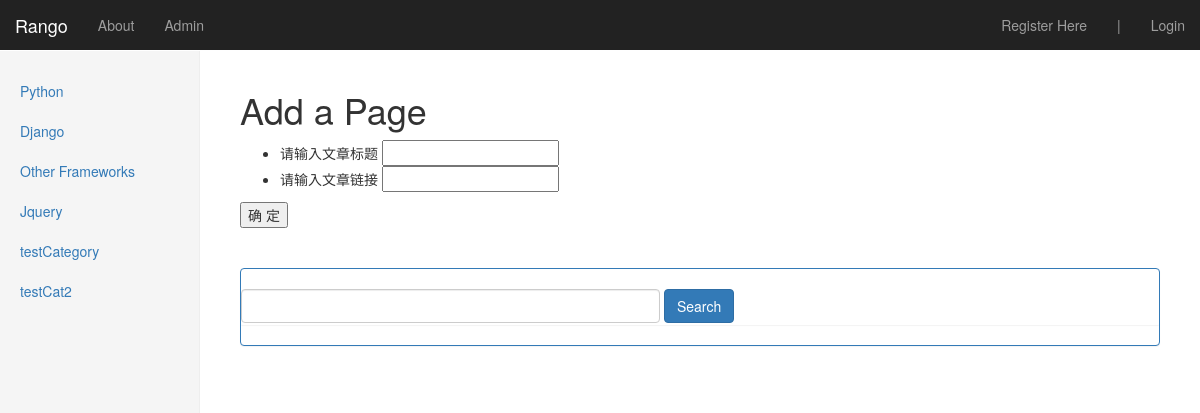
/rango/category/Python/add_page/, run on the app's committed database.
### rango/models.py (models this page shows, shortened)
class Category(models.Model):
    name = models.CharField(max_length=128, unique=True)
    views = models.IntegerField(default=0)
    likes = models.IntegerField(default=0)
    slug = models.SlugField(unique=True)  # 将name中的空格换成-

### rango/views.py (the view)
# urls.py: url(r'^category/(?P<category_name_slug>[\w\-]+)/add_page/$', add_page, name='add_page'),
def add_page(request, category_name_slug):
    try:
        cat = Category.objects.get(slug=category_name_slug)
    except Category.DoesNotExist:
                cat = None
    if request.method == 'POST':
        form = PageForm(request.POST)
        if form.is_valid():
            if cat:
                page = form.save(commit=False)
                page.category = cat
                page.save()
                return redirect('/rango/category/'+cat.slug)
        else:
            print form.errors
    else:
        form = PageForm()
    context_dict = {'form': form, 'category': cat}
    return render(request, 'rango/add_page.html', context_dict)

### rango/forms.py (shortened to what this page needs)
class PageForm(forms.ModelForm):
    title = forms.CharField(max_length=128, help_text='请输入文章标题')
    url = forms.URLField(max_length=200, help_text='请输入文章链接')
    views = forms.IntegerField(widget=forms.HiddenInput(), initial=0)
    likes = forms.IntegerField(widget=forms.HiddenInput(), initial=0)
    class Meta:
        model = Page
        exclude = ('category',)

### rango/templatetags/rango_extras.py (called while the page is built)
@register.inclusion_tag('rango/cats.html')
def get_category_list(cat=None):
    return {'cats': Category.objects.all(), 'act_cat': cat}

### rango/templates/rango/add_page.html (shortened to what this page needs)
{% extends 'rango/base.html' %}
{% block body_block %}
    <h1>Add a Page</h1>
    <form id="category_form" method="post" action="">
        <ul>
        {% for field in form.visible_fields %}
            <li>{{ field.errors }}
            {{ field.help_text }}
            {{ field }}</li>
        {% endfor %}
        </ul>
        <input type="submit" name="submit" value="确 定" />
    </form>
{% endblock %}

### rango/templates/rango/cats.html
{% if cats %}
    <ul class="nav nav-sidebar">
    {% for c in cats %}
        {% if c == act_cat %}
            <li class="active">
        {% else %}
            <li>
        {% endif %}
        <a href="{% url 'category'  c.slug %}">{{ c.name }}</a></li>
    {% endfor %}
    </ul>
{% else %}
    <li> <strong >There are no category present.</strong></li>
{% endif %}

### rango/static/css/dashboard.css (style rules this page uses)
body { padding-top: 50px; }
.nav-sidebar { margin-right: -21px; margin-bottom: 20px; margin-left: -20px; }
.nav-sidebar > li > a { padding-right: 20px; padding-left: 20px; }

### data on the page
Category: name "Python"
Category: name "Django"
Category: name "Other Frameworks"
Category: name "Jquery"
Category: name "testCategory"
Category: name "testCat2"

### other printed values
{{ field.help_text }} "请输入文章标题" "请输入文章链接"
